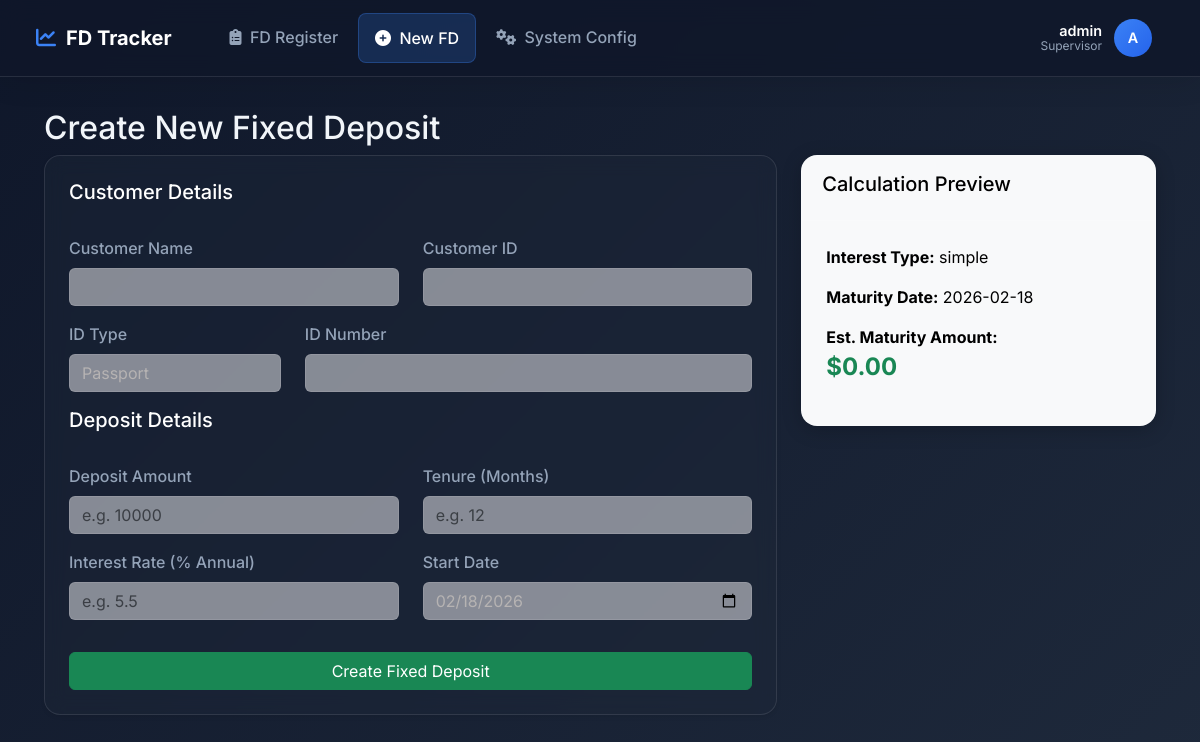
Screenshot of /fd/create (signed in) with the database file from the repository.
### app.py (models this page shows, shortened)
class User(UserMixin, db.Model):
    id = db.Column(db.Integer, primary_key=True)
    username = db.Column(db.String(150), unique=True, nullable=False)
    password_hash = db.Column(db.String(200), nullable=False)
    role = db.Column(db.String(50), nullable=False)  # 'officer' or 'supervisor'

class SystemConfig(db.Model):
    id = db.Column(db.Integer, primary_key=True)
    interest_type = db.Column(db.String(20), default='simple') # 'simple' or 'compound'
    penalty_rate = db.Column(db.Float, default=1.0) # Percentage penalty on accrued interest

### app.py (the view, shortened to what this page needs)
@app.route('/fd/create', methods=['GET', 'POST'])
@login_required
def create_fd():
    form = FDForm()
    config = SystemConfig.query.first()
    return render_template('create_fd.html', form=form, config=config)

### app.py
class FDForm(FlaskForm):
    customer_name = StringField('Customer Name', validators=[DataRequired()])
    customer_id = StringField('Customer ID', validators=[DataRequired()])
    id_type = SelectField('ID Type', choices=[('passport', 'Passport'), ('national_id', 'National ID'), ('license', 'Driver License')], validators=[DataRequired()])
    id_number = StringField('ID Number', validators=[DataRequired()])
    principal = FloatField('Deposit Amount', validators=[DataRequired(), NumberRange(min=1, message="Amount must be greater than zero")])
    tenure_months = IntegerField('Tenure (Months)', validators=[DataRequired(), NumberRange(min=1, max=120)])
    interest_rate = FloatField('Interest Rate (% Annual)', validators=[DataRequired(), NumberRange(min=0, max=20, message="Rate must be between 0 and 20%")])
    start_date = DateField('Start Date', validators=[DataRequired()], default=date.today)
    submit = SubmitField('Create FD')

### app.py (called while the page is built)
@login_manager.user_loader
def load_user(user_id):
    return User.query.get(int(user_id))

### templates/create_fd.html (shortened to what this page needs)
{% extends "base.html" %}
{% block content %}
<h2 >Create New Fixed Deposit</h2>
<div class="row">
    <div class="col-md-8">
        <div class="card shadow-sm">
            <div class="card-body">
                <form method="POST">
                    <h5 style="color: white;" >Customer Details</h5><br>
                    <div class="row">
                        <div class="col-md-6 mb-3">
                            {{ form.customer_name.label(class="form-label") }}
                            {{ form.customer_name(class="form-control") }}
                        </div>
                        <div class="col-md-6 mb-3">
                            {{ form.customer_id.label(class="form-label") }}
                            {{ form.customer_id(class="form-control") }}
                        </div>
                    </div>
                    <div class="row">
                        <div class="col-md-4 mb-3">
                            {{ form.id_type.label(class="form-label") }}
                            {{ form.id_type(class="form-select") }}
                        </div>
                        <div class="col-md-8 mb-3">
                            {{ form.id_number.label(class="form-label") }}
                            {{ form.id_number(class="form-control") }}
                        </div>
                    </div>
                    <h5 style="color: white;">Deposit Details</h5><br>
                    <div class="row">
                        <div class="col-md-6 mb-3">
                            {{ form.principal.label(class="form-label") }}
                            {{ form.principal(class="form-control", placeholder="e.g. 10000", id="principal") }}
                        </div>
                        <div class="col-md-6 mb-3">
                            {{ form.tenure_months.label(class="form-label") }}
                            {{ form.tenure_months(class="form-control", placeholder="e.g. 12", id="tenure") }}
                        </div>
                    </div>
                    <div class="row">
                        <div class="col-md-6 mb-3">
                            {{ form.interest_rate.label(class="form-label") }}
                            {{ form.interest_rate(class="form-control", placeholder="e.g. 5.5", id="rate") }}
                        </div>
                        <div class="col-md-6 mb-3">
                            {{ form.start_date.label(class="form-label") }}
                            {{ form.start_date(class="form-control", id="start_date") }}
                        </div>
                    </div>
                    <button type="submit" class="btn btn-success w-100 mt-3">Create Fixed Deposit</button>
                </form>
            </div>
        </div>
    </div>
    <div class="col-md-4">
        <div class="card bg-light">
            <div class="card-header"><h5 style="color: black;">Calculation Preview</h5></div>
            <div class="card-body">
                <p style="color: black;"><strong>Interest Type:</strong> <span id="int_type">{{ config.interest_type if config else 'Simple' }}</span></p>
                <p style="color: black;"><strong>Maturity Date:</strong> <span id="mat_date">-</span></p>
                <p style="color: black;"><strong>Est. Maturity Amount:</strong> <br><strong class="text-success fs-4" id="mat_amt">$0.00</strong></p>
            </div>
        </div>
    </div>
</div>
{% endblock %}

### templates/base.html (shortened to what this page needs)
<!DOCTYPE html>
<html lang="en">
<head>
    <link href="https://cdn.jsdelivr.net/npm/bootstrap@5.3.0/dist/css/bootstrap.min.css" rel="stylesheet">
    <link rel="stylesheet" href="https://cdnjs.cloudflare.com/ajax/libs/font-awesome/6.4.0/css/all.min.css">
</head>
<body>
    <nav class="navbar navbar-expand-lg sticky-top">
        <div class="container-fluid">
            <a class="navbar-brand" href="{{ url_for('dashboard') }}">
                <i class="fas fa-chart-line"></i>
                <span>FD Tracker</span>
            </a>
            <div class="collapse navbar-collapse" id="navbarNav">
                <ul class="navbar-nav me-auto mb-2 mb-lg-0 ms-lg-4">
                    <li class="nav-item">
                        <a class="nav-link {{ 'active' if request.endpoint == 'dashboard' else '' }}" href="{{ url_for('dashboard') }}">
                            <i class="fas fa-clipboard-list me-1"></i> FD Register
                        </a>
                    </li>
                    <li class="nav-item">
                        <a class="nav-link {{ 'active' if request.endpoint == 'create_fd' else '' }}" href="{{ url_for('create_fd') }}">
                            <i class="fas fa-plus-circle me-1"></i> New FD
                        </a>
                    </li>
                    {% if current_user.role == 'supervisor' %}
                    <li class="nav-item">
                        <a class="nav-link {{ 'active' if request.endpoint == 'admin_settings' else '' }}" href="{{ url_for('admin_settings') }}">
                            <i class="fas fa-cogs me-1"></i> System Config
                        </a>
                    </li>
                    {% endif %}
                </ul>
                <div class="dropdown">
                    <div class="user-dropdown" type="button" id="userMenu" data-bs-toggle="dropdown" aria-expanded="false">
                        <div class="user-info d-none d-md-block">
                            <div class="user-name">{{ current_user.username }}</div>
                            <div class="user-role text-capitalize">{{ current_user.role }}</div>
                        </div>
                        <div class="user-avatar">
                            {{ current_user.username[0]|upper }}
                        </div>
                    </div>
                </div>
            </div>
        </div>
    </nav>
    <div class="main-content">
        <div class="container-fluid">
            {% block content %}{% endblock %}
        </div>
    </div>
</body>
</html>

### templates/base.html (style rules this page uses)
:root { --primary-bg: linear-gradient(135deg, #0f172a 0%, #1e293b 100%); --accent-color: #3b82f6; --glass-bg: rgba(255, 255, 255, 0.05); --glass-border: rgba(255, 255, 255, 0.1); --text-primary: #f1f5f9; --text-secondary: #94a3b8; }
body { background: var(--primary-bg); font-family: 'Inter', sans-serif; color: var(--text-primary); min-height: 100vh; }
.navbar { background: rgba(15, 23, 42, 0.8); backdrop-filter: blur(12px); -webkit-backdrop-filter: blur(12px); border-bottom: 1px solid var(--glass-border); padding: 0.8rem 1.5rem; min-height: 65px; box-shadow: 0 4px 30px rgba(0, 0, 0, 0.1); }
.navbar-brand { font-weight: 700; color: #fff !important; display: flex; align-items: center; gap: 10px; font-size: 1.25rem; }
.navbar-brand i { color: var(--accent-color); }
.nav-link { color: var(--text-secondary) !important; font-weight: 500; padding: 0.75rem 1rem !important; border-radius: 8px; transition: all 0.2s; margin: 0 2px; }
.nav-link.active { color: #fff !important; background: rgba(59, 130, 246, 0.2); border: 1px solid rgba(59, 130, 246, 0.3); }
.user-dropdown { display: flex; align-items: center; gap: 12px; cursor: pointer; padding: 6px 12px; border-radius: 8px; transition: background 0.2s; }
.user-avatar { width: 38px; height: 38px; border-radius: 50%; background: linear-gradient(135deg, #3b82f6, #2563eb); display: flex; align-items: center; justify-content: center; color: white; font-weight: 600; font-size: 0.9rem; }
.user-info { text-align: right; line-height: 1.2; }
.user-name { font-weight: 600; font-size: 0.9rem; color: #fff; }
.user-role { font-size: 0.75rem; color: var(--text-secondary); }
.main-content { padding: 2rem; }
.card { background: rgba(30, 41, 59, 0.4); backdrop-filter: blur(10px); border: 1px solid var(--glass-border); border-radius: 16px; box-shadow: 0 4px 20px rgba(0, 0, 0, 0.2); color: var(--text-primary); margin-bottom: 1.5rem; }
.card-header { background: transparent; border-bottom: 1px solid var(--glass-border); color: #fff; font-weight: 600; padding: 1rem 1.25rem; }
.card-body { padding: 1.5rem; }
.form-control, .form-select { background: rgba(210, 211, 215, 0.6); border: 1px solid var(--glass-border); color: #b6b3b3; }
.form-label { color: var(--text-secondary); font-weight: 500; margin-bottom: 0.5rem; }

### rows the page displays
User: username "admin", role "Supervisor", username "A"
SystemConfig: interest_type "simple"
